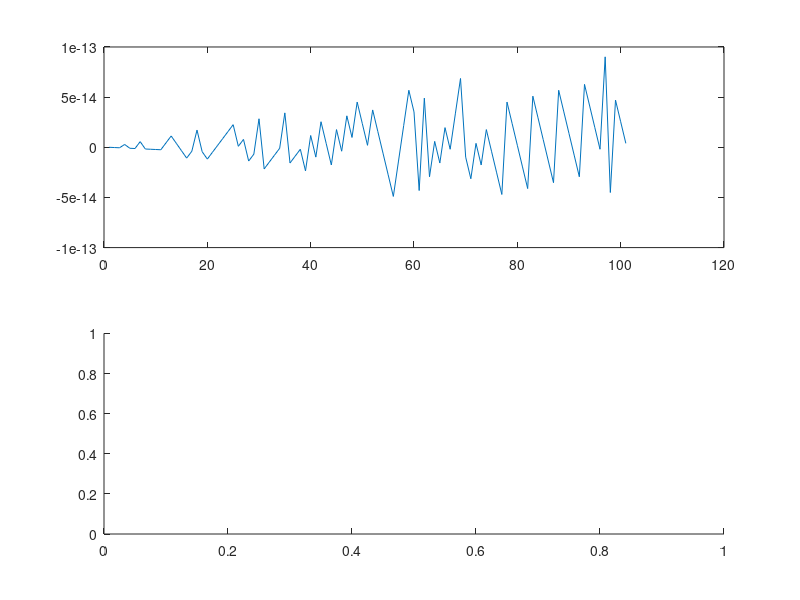

Write the MATLAB code that produced this figure. (Note: this script raises an error after producing the figure.)
% Trabajo Practico Nº 5
% Ejercicio 5
close all;
clear all;
N = 10;

t=0:0.1:N;
f= 10; % En Hz

S1 = sin( 2 * pi * t * f );
S2 = square(t);

figure(1);
subplot( 2, 1, 1 );
plot( S1 );
subplot( 2, 1, 2 );
plog( S2 );

figure(2);
Ys = convolucion_suma( S1, S2 );
Yc = conv( S1, S2 );
%Yf = filter( S1, S2 );
FT1 = fft(S1);
FT2 = fft(S2);
Yf = ifft( real( FT1 ) .* real( FT2 ) );
Yf2 = ifft( [ real( FT1 ) zeros( 1, length( S1 )-1 ) ] .* [ real( FT2 ) zeros( 1, length( S2 )-1 ) ] );

subplot( 5, 1, 1 );
plot( Ys );
title( "Convolucion x sumatoria" );

subplot( 5, 1, 2 );
plot( Yc );
title( "Conv" );

subplot( 5, 1, 3 );
plot( Yf );
title( "Convolucion x filtro" );

subplot( 5, 1, 4 );
plot( real( Yf ) );
title( "Convolucion x propiedad" );

subplot( 5, 1, 5 );
plot( real( Yf2 ) );
title( "Convolucion x propiedad + muestras" );
